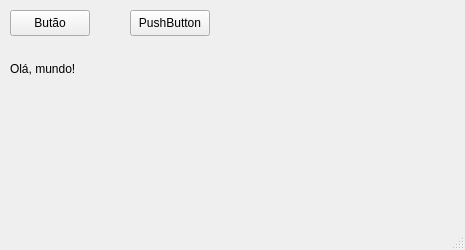
<?xml version="1.0" encoding="UTF-8"?>
<ui version="4.0">
 <class>MainWindow</class>
 <widget class="QMainWindow" name="MainWindow">
  <property name="geometry">
   <rect>
    <x>0</x>
    <y>0</y>
    <width>465</width>
    <height>250</height>
   </rect>
  </property>
  <property name="windowTitle">
   <string>Hello!</string>
  </property>
  <widget class="QWidget" name="centralwidget">
   <widget class="QPushButton" name="pushButton">
    <property name="geometry">
     <rect>
      <x>10</x>
      <y>10</y>
      <width>80</width>
      <height>26</height>
     </rect>
    </property>
    <property name="text">
     <string>Butão</string>
    </property>
   </widget>
   <widget class="QLabel" name="label">
    <property name="geometry">
     <rect>
      <x>10</x>
      <y>60</y>
      <width>131</width>
      <height>18</height>
     </rect>
    </property>
    <property name="minimumSize">
     <size>
      <width>81</width>
      <height>18</height>
     </size>
    </property>
    <property name="text">
     <string>Olá, mundo!</string>
    </property>
   </widget>
   <widget class="QPushButton" name="pushButton_2">
    <property name="geometry">
     <rect>
      <x>130</x>
      <y>10</y>
      <width>80</width>
      <height>26</height>
     </rect>
    </property>
    <property name="text">
     <string>PushButton</string>
    </property>
   </widget>
  </widget>
  <widget class="QStatusBar" name="statusbar"/>
 </widget>
 <resources/>
 <connections/>
</ui>
